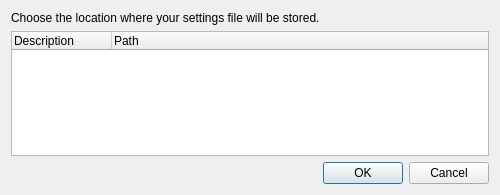
<ui version="4.0" >
 <class>DialogDirectoryChooser</class>
 <widget class="QDialog" name="DialogDirectoryChooser" >
  <property name="geometry" >
   <rect>
    <x>0</x>
    <y>0</y>
    <width>500</width>
    <height>195</height>
   </rect>
  </property>
  <property name="windowTitle" >
   <string>Choose Settings Location</string>
  </property>
  <layout class="QVBoxLayout" >
   <item>
    <widget class="QLabel" name="label" >
     <property name="text" >
      <string>Choose the location where your settings file will be stored.</string>
     </property>
    </widget>
   </item>
   <item>
    <widget class="QTreeWidget" name="listPaths" >
     <property name="sizePolicy" >
      <sizepolicy vsizetype="Expanding" hsizetype="Expanding" >
       <horstretch>0</horstretch>
       <verstretch>0</verstretch>
      </sizepolicy>
     </property>
     <property name="verticalScrollBarPolicy" >
      <enum>Qt::ScrollBarAsNeeded</enum>
     </property>
     <property name="horizontalScrollBarPolicy" >
      <enum>Qt::ScrollBarAsNeeded</enum>
     </property>
     <property name="rootIsDecorated" >
      <bool>false</bool>
     </property>
     <column>
      <property name="text" >
       <string>Description</string>
      </property>
     </column>
     <column>
      <property name="text" >
       <string>Path</string>
      </property>
     </column>
    </widget>
   </item>
   <item>
    <widget class="QDialogButtonBox" name="buttonBox" >
     <property name="orientation" >
      <enum>Qt::Horizontal</enum>
     </property>
     <property name="standardButtons" >
      <set>QDialogButtonBox::Cancel|QDialogButtonBox::NoButton|QDialogButtonBox::Ok</set>
     </property>
    </widget>
   </item>
  </layout>
 </widget>
 <resources/>
 <connections>
  <connection>
   <sender>buttonBox</sender>
   <signal>accepted()</signal>
   <receiver>DialogDirectoryChooser</receiver>
   <slot>accept()</slot>
   <hints>
    <hint type="sourcelabel" >
     <x>248</x>
     <y>254</y>
    </hint>
    <hint type="destinationlabel" >
     <x>157</x>
     <y>274</y>
    </hint>
   </hints>
  </connection>
  <connection>
   <sender>buttonBox</sender>
   <signal>rejected()</signal>
   <receiver>DialogDirectoryChooser</receiver>
   <slot>reject()</slot>
   <hints>
    <hint type="sourcelabel" >
     <x>316</x>
     <y>260</y>
    </hint>
    <hint type="destinationlabel" >
     <x>286</x>
     <y>274</y>
    </hint>
   </hints>
  </connection>
 </connections>
</ui>
